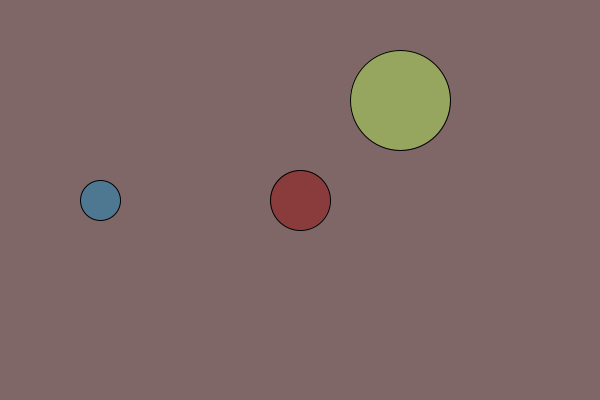
Frame 1 (no input)
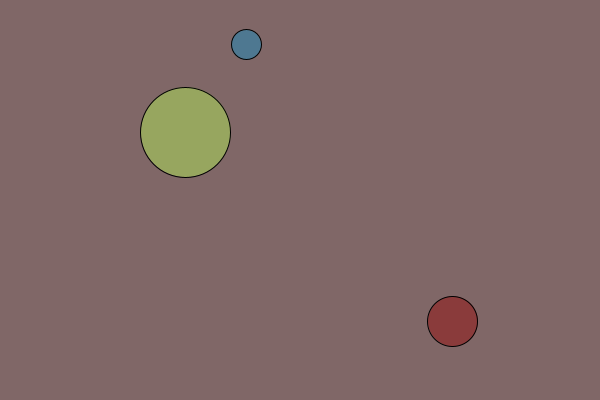
Frame 60 (the mouse pressed at the canvas centre just before this capture)
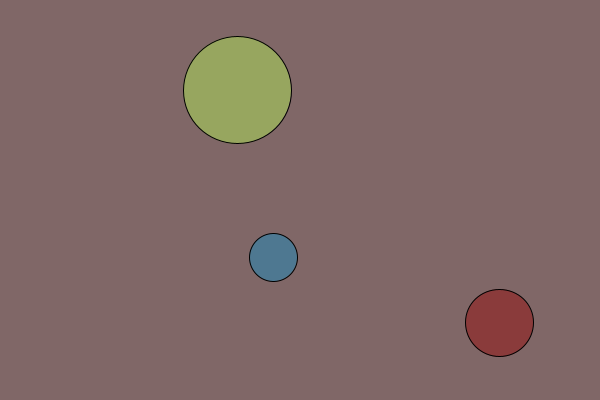
Frame 120 (the mouse held since frame 60 and released just before this capture)

The Processing sketch that drew these frames (run headless with seeded random() and noise(); from frame 60 on, the mouse is pressed at the canvas centre):

// Processing sketch: noise11
// ── noise11.pde
Ball [] Flies;

void setup() {
   size(600, 400);
   Flies = new Ball[3];
   Flies[0] = new Ball(300, 200,  2,  3, 30, 138,  59,  59, 255);
   Flies[1] = new Ball(400, 100, -2, -1, 50, 151, 166,  95, 255);
   Flies[2] = new Ball(100, 200,  3, -3, 20,  78, 120, 145, 255);
}

void draw() {
   background(128, 103, 103);
   for (int i=0; i<Flies.length; i++) {
      Flies[i].render();
      Flies[i].move();
   }
}

class Ball {
   float cx, cy;
   float vx, vy;
   float radius;
   float cr, cg, cb, ca;
  
   Ball( float acx, float acy, float avx, float avy,
   float aradius, float ar, float ag, float ab, float aa) {
      cx = acx;  cy = acy;
      vx = avx;  vy = avy;
      radius = aradius;
      cr = ar; cg = ag; cb = ab; ca = aa;
   }
  
   void render() {
      fill(cr, cg, cb, ca);
      ellipse(cx, cy, 2*radius, 2*radius);
   }
  
   void move() {
      float noiseScale = 0.02;
      radius += lerp(-1, 1, noise(frameCount*noiseScale));
      radius = constrain(radius, 10, 100);
      vx += lerp(-0.25, 0.25, noise(noiseScale*cx, noiseScale*cy));
      vy += lerp(-0.25, 0.25, noise(noiseScale*cy, noiseScale*cx));
      cx += vx;
      cy += vy;
      if ((cx-radius < 0) || (cx+radius >= width)) {
         vx = -vx;
         cx += 2*vx;
      }
      if ((cy-radius < 0) || (cy+radius >= height)) {
         vy = -vy;
         cy += 2*vy;
      }
   }
}
